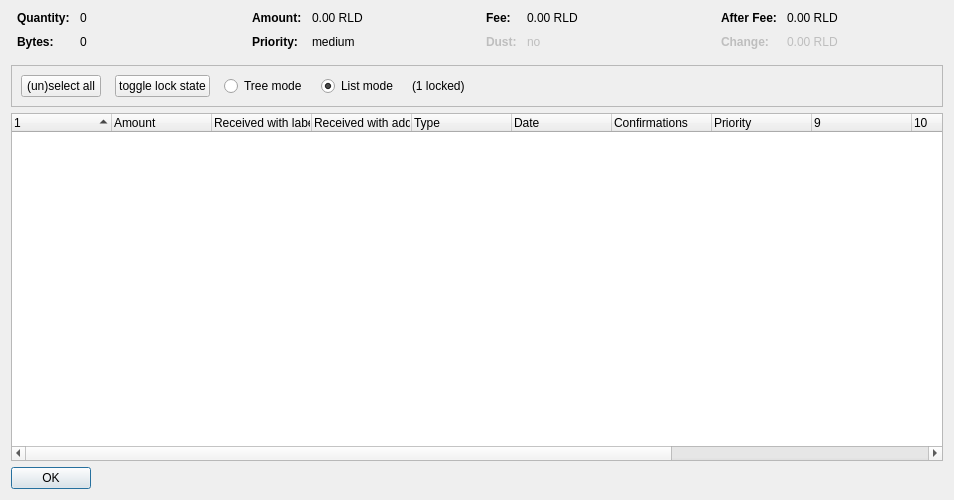
<?xml version="1.0" encoding="UTF-8"?>
<ui version="4.0">
 <class>CoinControlDialog</class>
 <widget class="QDialog" name="CoinControlDialog">
  <property name="geometry">
   <rect>
    <x>0</x>
    <y>0</y>
    <width>954</width>
    <height>500</height>
   </rect>
  </property>
  <property name="windowTitle">
   <string>Coin Selection</string>
  </property>
  <layout class="QVBoxLayout" name="verticalLayout">
   <item>
    <layout class="QHBoxLayout" name="horizontalLayoutTop" stretch="0,0,0,0">
     <property name="topMargin">
      <number>0</number>
     </property>
     <property name="bottomMargin">
      <number>10</number>
     </property>
     <item>
      <layout class="QFormLayout" name="formLayoutCoinControl1">
       <property name="horizontalSpacing">
        <number>10</number>
       </property>
       <property name="verticalSpacing">
        <number>10</number>
       </property>
       <property name="leftMargin">
        <number>6</number>
       </property>
       <property name="rightMargin">
        <number>6</number>
       </property>
       <item row="0" column="0">
        <widget class="QLabel" name="labelCoinControlQuantityText">
         <property name="font">
          <font>
           <weight>75</weight>
           <bold>true</bold>
          </font>
         </property>
         <property name="text">
          <string>Quantity:</string>
         </property>
        </widget>
       </item>
       <item row="0" column="1">
        <widget class="QLabel" name="labelCoinControlQuantity">
         <property name="cursor">
          <cursorShape>IBeamCursor</cursorShape>
         </property>
         <property name="contextMenuPolicy">
          <enum>Qt::ActionsContextMenu</enum>
         </property>
         <property name="text">
          <string notr="true">0</string>
         </property>
         <property name="textInteractionFlags">
          <set>Qt::LinksAccessibleByMouse|Qt::TextSelectableByKeyboard|Qt::TextSelectableByMouse</set>
         </property>
        </widget>
       </item>
       <item row="1" column="0">
        <widget class="QLabel" name="labelCoinControlBytesText">
         <property name="font">
          <font>
           <weight>75</weight>
           <bold>true</bold>
          </font>
         </property>
         <property name="text">
          <string>Bytes:</string>
         </property>
        </widget>
       </item>
       <item row="1" column="1">
        <widget class="QLabel" name="labelCoinControlBytes">
         <property name="cursor">
          <cursorShape>IBeamCursor</cursorShape>
         </property>
         <property name="contextMenuPolicy">
          <enum>Qt::ActionsContextMenu</enum>
         </property>
         <property name="text">
          <string notr="true">0</string>
         </property>
         <property name="textInteractionFlags">
          <set>Qt::LinksAccessibleByMouse|Qt::TextSelectableByKeyboard|Qt::TextSelectableByMouse</set>
         </property>
        </widget>
       </item>
      </layout>
     </item>
     <item>
      <layout class="QFormLayout" name="formLayoutCoinControl2">
       <property name="horizontalSpacing">
        <number>10</number>
       </property>
       <property name="verticalSpacing">
        <number>10</number>
       </property>
       <property name="leftMargin">
        <number>6</number>
       </property>
       <property name="rightMargin">
        <number>6</number>
       </property>
       <item row="0" column="0">
        <widget class="QLabel" name="labelCoinControlAmountText">
         <property name="font">
          <font>
           <weight>75</weight>
           <bold>true</bold>
          </font>
         </property>
         <property name="text">
          <string>Amount:</string>
         </property>
        </widget>
       </item>
       <item row="0" column="1">
        <widget class="QLabel" name="labelCoinControlAmount">
         <property name="cursor">
          <cursorShape>IBeamCursor</cursorShape>
         </property>
         <property name="contextMenuPolicy">
          <enum>Qt::ActionsContextMenu</enum>
         </property>
         <property name="text">
          <string notr="true">0.00 RLD</string>
         </property>
         <property name="textInteractionFlags">
          <set>Qt::LinksAccessibleByMouse|Qt::TextSelectableByKeyboard|Qt::TextSelectableByMouse</set>
         </property>
        </widget>
       </item>
       <item row="1" column="0">
        <widget class="QLabel" name="labelCoinControlPriorityText">
         <property name="font">
          <font>
           <weight>75</weight>
           <bold>true</bold>
          </font>
         </property>
         <property name="text">
          <string>Priority:</string>
         </property>
        </widget>
       </item>
       <item row="1" column="1">
        <widget class="QLabel" name="labelCoinControlPriority">
         <property name="cursor">
          <cursorShape>IBeamCursor</cursorShape>
         </property>
         <property name="contextMenuPolicy">
          <enum>Qt::ActionsContextMenu</enum>
         </property>
         <property name="text">
          <string>medium</string>
         </property>
         <property name="textInteractionFlags">
          <set>Qt::LinksAccessibleByMouse|Qt::TextSelectableByKeyboard|Qt::TextSelectableByMouse</set>
         </property>
        </widget>
       </item>
      </layout>
     </item>
     <item>
      <layout class="QFormLayout" name="formLayoutCoinControl3">
       <property name="horizontalSpacing">
        <number>10</number>
       </property>
       <property name="verticalSpacing">
        <number>10</number>
       </property>
       <property name="leftMargin">
        <number>6</number>
       </property>
       <property name="rightMargin">
        <number>6</number>
       </property>
       <item row="0" column="0">
        <widget class="QLabel" name="labelCoinControlFeeText">
         <property name="font">
          <font>
           <weight>75</weight>
           <bold>true</bold>
          </font>
         </property>
         <property name="text">
          <string>Fee:</string>
         </property>
        </widget>
       </item>
       <item row="0" column="1">
        <widget class="QLabel" name="labelCoinControlFee">
         <property name="cursor">
          <cursorShape>IBeamCursor</cursorShape>
         </property>
         <property name="contextMenuPolicy">
          <enum>Qt::ActionsContextMenu</enum>
         </property>
         <property name="text">
          <string notr="true">0.00 RLD</string>
         </property>
         <property name="textInteractionFlags">
          <set>Qt::LinksAccessibleByMouse|Qt::TextSelectableByKeyboard|Qt::TextSelectableByMouse</set>
         </property>
        </widget>
       </item>
       <item row="1" column="0">
        <widget class="QLabel" name="labelCoinControlLowOutputText">
         <property name="enabled">
          <bool>false</bool>
         </property>
         <property name="font">
          <font>
           <weight>75</weight>
           <bold>true</bold>
          </font>
         </property>
         <property name="text">
          <string>Dust:</string>
         </property>
        </widget>
       </item>
       <item row="1" column="1">
        <widget class="QLabel" name="labelCoinControlLowOutput">
         <property name="enabled">
          <bool>false</bool>
         </property>
         <property name="cursor">
          <cursorShape>IBeamCursor</cursorShape>
         </property>
         <property name="contextMenuPolicy">
          <enum>Qt::ActionsContextMenu</enum>
         </property>
         <property name="text">
          <string>no</string>
         </property>
         <property name="textInteractionFlags">
          <set>Qt::LinksAccessibleByMouse|Qt::TextSelectableByKeyboard|Qt::TextSelectableByMouse</set>
         </property>
        </widget>
       </item>
      </layout>
     </item>
     <item>
      <layout class="QFormLayout" name="formLayoutCoinControl4">
       <property name="horizontalSpacing">
        <number>10</number>
       </property>
       <property name="verticalSpacing">
        <number>10</number>
       </property>
       <property name="leftMargin">
        <number>6</number>
       </property>
       <property name="rightMargin">
        <number>6</number>
       </property>
       <item row="0" column="0">
        <widget class="QLabel" name="labelCoinControlAfterFeeText">
         <property name="font">
          <font>
           <weight>75</weight>
           <bold>true</bold>
          </font>
         </property>
         <property name="text">
          <string>After Fee:</string>
         </property>
        </widget>
       </item>
       <item row="0" column="1">
        <widget class="QLabel" name="labelCoinControlAfterFee">
         <property name="cursor">
          <cursorShape>IBeamCursor</cursorShape>
         </property>
         <property name="contextMenuPolicy">
          <enum>Qt::ActionsContextMenu</enum>
         </property>
         <property name="text">
          <string notr="true">0.00 RLD</string>
         </property>
         <property name="textInteractionFlags">
          <set>Qt::LinksAccessibleByMouse|Qt::TextSelectableByKeyboard|Qt::TextSelectableByMouse</set>
         </property>
        </widget>
       </item>
       <item row="1" column="0">
        <widget class="QLabel" name="labelCoinControlChangeText">
         <property name="enabled">
          <bool>false</bool>
         </property>
         <property name="font">
          <font>
           <weight>75</weight>
           <bold>true</bold>
          </font>
         </property>
         <property name="text">
          <string>Change:</string>
         </property>
        </widget>
       </item>
       <item row="1" column="1">
        <widget class="QLabel" name="labelCoinControlChange">
         <property name="enabled">
          <bool>false</bool>
         </property>
         <property name="cursor">
          <cursorShape>IBeamCursor</cursorShape>
         </property>
         <property name="contextMenuPolicy">
          <enum>Qt::ActionsContextMenu</enum>
         </property>
         <property name="text">
          <string notr="true">0.00 RLD</string>
         </property>
         <property name="textInteractionFlags">
          <set>Qt::LinksAccessibleByMouse|Qt::TextSelectableByKeyboard|Qt::TextSelectableByMouse</set>
         </property>
        </widget>
       </item>
      </layout>
     </item>
    </layout>
   </item>
   <item>
    <widget class="QFrame" name="frame">
     <property name="minimumSize">
      <size>
       <width>0</width>
       <height>40</height>
      </size>
     </property>
     <property name="frameShape">
      <enum>QFrame::StyledPanel</enum>
     </property>
     <property name="frameShadow">
      <enum>QFrame::Sunken</enum>
     </property>
     <layout class="QHBoxLayout" name="horizontalLayout">
      <item>
       <layout class="QHBoxLayout" name="horizontalLayoutPanel" stretch="0,0,0,0,0,0">
        <property name="spacing">
         <number>14</number>
        </property>
        <item>
         <widget class="QPushButton" name="pushButtonSelectAll">
          <property name="sizePolicy">
           <sizepolicy hsizetype="Maximum" vsizetype="Fixed">
            <horstretch>0</horstretch>
            <verstretch>0</verstretch>
           </sizepolicy>
          </property>
          <property name="text">
           <string>(un)select all</string>
          </property>
          <property name="autoDefault">
           <bool>false</bool>
          </property>
         </widget>
        </item>
        <item>
         <widget class="QPushButton" name="pushButtonToggleLock">
          <property name="sizePolicy">
           <sizepolicy hsizetype="Maximum" vsizetype="Fixed">
            <horstretch>0</horstretch>
            <verstretch>0</verstretch>
           </sizepolicy>
          </property>
          <property name="text">
           <string>toggle lock state</string>
          </property>
          <property name="autoDefault">
           <bool>false</bool>
          </property>
         </widget>
        </item>
        <item>
         <widget class="QRadioButton" name="radioTreeMode">
          <property name="sizePolicy">
           <sizepolicy hsizetype="Maximum" vsizetype="Fixed">
            <horstretch>0</horstretch>
            <verstretch>0</verstretch>
           </sizepolicy>
          </property>
          <property name="text">
           <string>Tree mode</string>
          </property>
         </widget>
        </item>
        <item>
         <widget class="QRadioButton" name="radioListMode">
          <property name="sizePolicy">
           <sizepolicy hsizetype="Maximum" vsizetype="Fixed">
            <horstretch>0</horstretch>
            <verstretch>0</verstretch>
           </sizepolicy>
          </property>
          <property name="text">
           <string>List mode</string>
          </property>
          <property name="checked">
           <bool>true</bool>
          </property>
         </widget>
        </item>
        <item>
         <widget class="QLabel" name="labelLocked">
          <property name="text">
           <string>(1 locked)</string>
          </property>
         </widget>
        </item>
        <item>
         <spacer name="horizontalSpacer">
          <property name="orientation">
           <enum>Qt::Horizontal</enum>
          </property>
          <property name="sizeHint" stdset="0">
           <size>
            <width>40</width>
            <height>20</height>
           </size>
          </property>
         </spacer>
        </item>
       </layout>
      </item>
     </layout>
    </widget>
   </item>
   <item>
    <widget class="CoinControlTreeWidget" name="treeWidget">
     <property name="contextMenuPolicy">
      <enum>Qt::CustomContextMenu</enum>
     </property>
     <property name="sortingEnabled">
      <bool>false</bool>
     </property>
     <property name="columnCount">
      <number>13</number>
     </property>
     <attribute name="headerShowSortIndicator" stdset="0">
      <bool>true</bool>
     </attribute>
     <attribute name="headerStretchLastSection">
      <bool>false</bool>
     </attribute>
     <column>
      <property name="text">
       <string/>
      </property>
     </column>
     <column>
      <property name="text">
       <string>Amount</string>
      </property>
     </column>
     <column>
      <property name="text">
       <string>Received with label</string>
      </property>
     </column>
     <column>
      <property name="text">
       <string>Received with address</string>
      </property>
     </column>
     <column>
      <property name="text">
       <string>Type</string>
      </property>
     </column>
     <column>
      <property name="text">
       <string>Date</string>
      </property>
     </column>
     <column>
      <property name="text">
       <string>Confirmations</string>
      </property>
      <property name="toolTip">
       <string>Confirmed</string>
      </property>
     </column>
     <column>
      <property name="text">
       <string>Priority</string>
      </property>
     </column>
     <column>
      <property name="text">
       <string/>
      </property>
     </column>
     <column>
      <property name="text">
       <string/>
      </property>
     </column>
     <column>
      <property name="text">
       <string/>
      </property>
     </column>
     <column>
      <property name="text">
       <string/>
      </property>
     </column>
     <column>
      <property name="text">
       <string/>
      </property>
     </column>
    </widget>
   </item>
   <item>
    <widget class="QDialogButtonBox" name="buttonBox">
     <property name="sizePolicy">
      <sizepolicy hsizetype="Maximum" vsizetype="Fixed">
       <horstretch>0</horstretch>
       <verstretch>0</verstretch>
      </sizepolicy>
     </property>
     <property name="orientation">
      <enum>Qt::Horizontal</enum>
     </property>
     <property name="standardButtons">
      <set>QDialogButtonBox::Ok</set>
     </property>
    </widget>
   </item>
  </layout>
 </widget>
 <customwidgets>
  <customwidget>
   <class>CoinControlTreeWidget</class>
   <extends>QTreeWidget</extends>
   <header>coincontroltreewidget.h</header>
  </customwidget>
 </customwidgets>
 <resources/>
 <connections/>
</ui>
